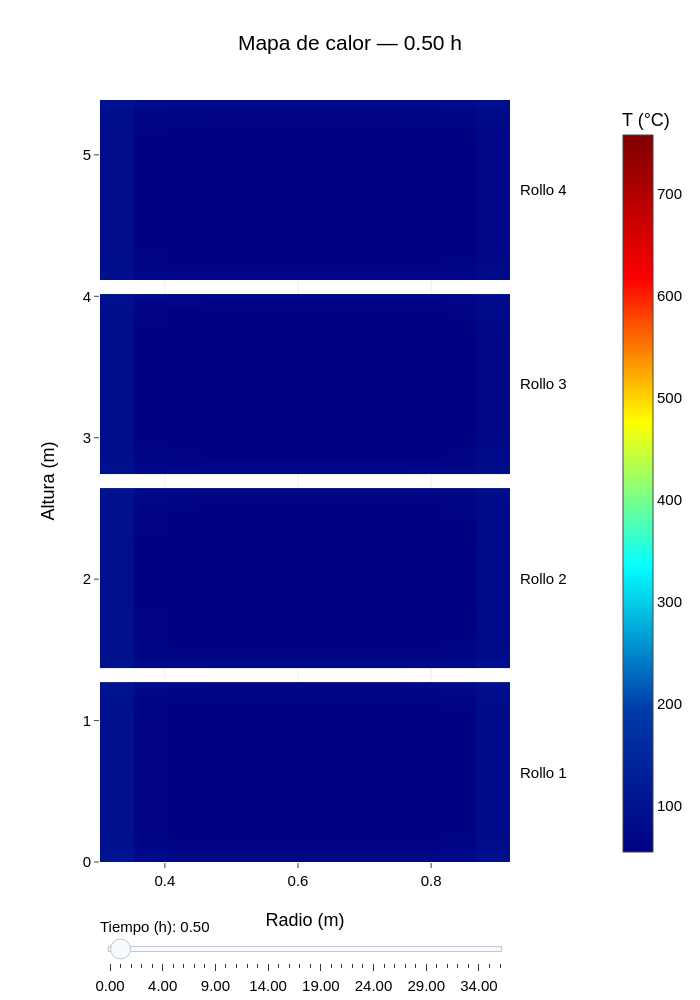

The notebook cell saved with this chart:
### Markdown cell above
### Settings — Heatmap

Configura el tiempo inicial, los tiempos del selector y el diseño del mapa de calor.

### Code cell
# Snapshots share the simulator's time grid; no extra simulation is needed.
heatmap_time_hr = 0.5
snapshot_times_hr = np.unique(np.concatenate((
    [0.0, heatmap_time_hr, simulator.times[-1] / 3600.0],
    np.arange(1.0, simulator.times[-1] / 3600.0, 1.0),
)))
snapshot_indices = np.unique([
    int(np.argmin(np.abs(simulator.times / 3600.0 - time_hr)))
    for time_hr in snapshot_times_hr
])
initial_index = int(np.argmin(np.abs(simulator.times / 3600.0 - heatmap_time_hr)))
initial_step = int(np.flatnonzero(snapshot_indices == initial_index)[0])

# Histories already store one section: (height, radius, time).
sections_c = [history - 273.15 for history in simulator.results_by_coil]
if not all(np.isfinite(section).all() for section in sections_c):
    raise ValueError("La simulación contiene temperaturas no finitas; revisar la estabilidad antes de graficar.")
color_min = min(float(section.min()) for section in sections_c)
color_max = max(float(section.max()) for section in sections_c)
if color_max == color_min:
    color_max = color_min + 1.0

# Cell edges ensure the heatmap covers the physical dimensions exactly.
coil_meshes = []
stack_height = 0.0
for current_coil in furnace.coils:
    _, height_count, radial_count = current_coil.points.shape
    radial_edges = np.linspace(current_coil.inner_radius, current_coil.outer_radius, radial_count + 1)
    height_edges = stack_height + np.linspace(0, current_coil.height, height_count + 1)
    coil_meshes.append((radial_edges, height_edges))
    stack_height += current_coil.height + furnace.coil_sep_height
stack_height -= furnace.coil_sep_height


def coil_heatmaps(time_index):
    return [
        go.Heatmap(
            x=radial_edges,
            y=height_edges,
            z=section[:, :, time_index],
            coloraxis="coloraxis",
            zsmooth=False,
            name=f"Rollo {current_coil.coil_num}",
            hovertemplate=(
                f"Rollo {current_coil.coil_num}<br>"
                "Radio: %{x:.3f} m<br>Altura: %{y:.3f} m<br>"
                "Temperatura: %{z:.1f} °C<extra></extra>"
            ),
        )
        for current_coil, section, (radial_edges, height_edges)
        in zip(furnace.coils, sections_c, coil_meshes)
    ]


def heatmap_title(time_index):
    return f"Mapa de calor — {simulator.times[time_index] / 3600.0:.2f} h"


heatmap_fig = go.Figure(data=coil_heatmaps(initial_index))
heatmap_fig.frames = [
    go.Frame(
        name=str(int(time_index)),
        data=coil_heatmaps(time_index),
        traces=list(range(len(furnace.coils))),
        layout={"title": {"text": heatmap_title(time_index)}},
    )
    for time_index in snapshot_indices
]
heatmap_fig.update_layout(
    title={"text": heatmap_title(initial_index), "x": 0.5, "xanchor": "center"},
    width=700,
    height=1000,
    template="none",
    font={"family": "Arial", "size": 15, "color": "black"},
    margin={"t": 100, "b": 130, "l": 100, "r": 140},
    xaxis={"title": {"text": "Radio (m)"}, "zeroline": False},
    yaxis={"title": {"text": "Altura (m)"}, "range": [0, stack_height], "zeroline": False},
    coloraxis={
        "colorscale": "Jet", "cmin": color_min, "cmax": color_max,
        "colorbar": {"title": {"text": "T (°C)"}, "x": 1.25},
    },
    annotations=[
        {
            "x": 1.02, "xref": "paper", "y": (height_edges[0] + height_edges[-1]) / 2,
            "yref": "y", "text": f"Rollo {current_coil.coil_num}",
            "showarrow": False, "xanchor": "left",
        }
        for current_coil, (_, height_edges) in zip(furnace.coils, coil_meshes)
    ],
    sliders=[{
        "active": initial_step,
        "currentvalue": {"prefix": "Tiempo (h): "},
        "pad": {"t": 50},
        "steps": [
            {
                "label": f"{simulator.times[time_index] / 3600.0:.2f}",
                "method": "animate",
                "args": [[str(int(time_index))], {
                    "mode": "immediate", "frame": {"duration": 0, "redraw": True},
                    "transition": {"duration": 0},
                }],
            }
            for time_index in snapshot_indices
        ],
    }],
)

### Figure 1 — Plotly figure (JSON) as saved in the notebook; plotly's stock layout.template omitted (floating-point values rounded to 4 significant figures; data arrays with more than 128 entries replaced by an {"elided": "..."} marker saying what was removed)
{"data": [{"coloraxis": "coloraxis", "hovertemplate": "Rollo 1<br>Radio: %{x:.3f} m<br>Altura: %{y:.3f} m<br>Temperatura: %{z:.1f} °C<extra></extra>", "name": "Rollo 1", "type": "heatmap", "x": [0.3025, 0.3538, 0.4052, 0.4565, 0.5078, 0.5592, 0.6105, 0.6618, 0.7132, 0.7645, 0.8158, 0.8672, 0.9185], "y": [0.0, 0.05088, 0.1018, 0.1526, 0.2035, 0.2544, 0.3053, 0.3562, 0.407, 0.4579, 0.5088, 0.5597, 0.6106, 0.6614, 0.7123, 0.7632, 0.8141, 0.865, 0.9158, 0.9667, 1.018, 1.068, 1.119, 1.17, 1.221, 1.272], "z": {"elided": "25x12 float values"}, "zsmooth": false}, {"coloraxis": "coloraxis", "hovertemplate": "Rollo 2<br>Radio: %{x:.3f} m<br>Altura: %{y:.3f} m<br>Temperatura: %{z:.1f} °C<extra></extra>", "name": "Rollo 2", "type": "heatmap", "x": [0.3025, 0.3538, 0.4052, 0.4565, 0.5078, 0.5592, 0.6105, 0.6618, 0.7132, 0.7645, 0.8158, 0.8672, 0.9185], "y": [1.372, 1.423, 1.474, 1.525, 1.576, 1.626, 1.677, 1.728, 1.779, 1.83, 1.881, 1.932, 1.983, 2.033, 2.084, 2.135, 2.186, 2.237, 2.288, 2.339, 2.39, 2.44, 2.491, 2.542, 2.593, 2.644], "z": {"elided": "25x12 float values"}, "zsmooth": false}, {"coloraxis": "coloraxis", "hovertemplate": "Rollo 3<br>Radio: %{x:.3f} m<br>Altura: %{y:.3f} m<br>Temperatura: %{z:.1f} °C<extra></extra>", "name": "Rollo 3", "type": "heatmap", "x": [0.3025, 0.3538, 0.4052, 0.4565, 0.5078, 0.5592, 0.6105, 0.6618, 0.7132, 0.7645, 0.8158, 0.8672, 0.9185], "y": [2.744, 2.795, 2.846, 2.897, 2.948, 2.998, 3.049, 3.1, 3.151, 3.202, 3.253, 3.304, 3.355, 3.405, 3.456, 3.507, 3.558, 3.609, 3.66, 3.711, 3.762, 3.812, 3.863, 3.914, 3.965, 4.016], "z": {"elided": "25x12 float values"}, "zsmooth": false}, {"coloraxis": "coloraxis", "hovertemplate": "Rollo 4<br>Radio: %{x:.3f} m<br>Altura: %{y:.3f} m<br>Temperatura: %{z:.1f} °C<extra></extra>", "name": "Rollo 4", "type": "heatmap", "x": [0.3025, 0.3538, 0.4052, 0.4565, 0.5078, 0.5592, 0.6105, 0.6618, 0.7132, 0.7645, 0.8158, 0.8672, 0.9185], "y": [4.116, 4.167, 4.218, 4.269, 4.32, 4.37, 4.421, 4.472, 4.523, 4.574, 4.625, 4.676, 4.727, 4.777, 4.828, 4.879, 4.93, 4.981, 5.032, 5.083, 5.134, 5.184, 5.235, 5.286, 5.337, 5.388], "z": {"elided": "25x12 float values"}, "zsmooth": false}], "layout": {"annotations": [{"showarrow": false, "text": "Rollo 1", "x": 1.02, "xanchor": "left", "xref": "paper", "y": 0.636, "yref": "y"}, {"showarrow": false, "text": "Rollo 2", "x": 1.02, "xanchor": "left", "xref": "paper", "y": 2.008, "yref": "y"}, {"showarrow": false, "text": "Rollo 3", "x": 1.02, "xanchor": "left", "xref": "paper", "y": 3.38, "yref": "y"}, {"showarrow": false, "text": "Rollo 4", "x": 1.02, "xanchor": "left", "xref": "paper", "y": 4.752, "yref": "y"}], "coloraxis": {"cmax": 757.3, "cmin": 55, "colorbar": {"title": {"text": "T (°C)"}, "x": 1.25}, "colorscale": [[0, "rgb(0,0,131)"], [0.2, "rgb(0,60,170)"], [0.4, "rgb(5,255,255)"], [0.6, "rgb(255,255,0)"], [0.8, "rgb(250,0,0)"], [1, "rgb(128,0,0)"]]}, "font": {"color": "black", "family": "Arial", "size": 15}, "height": 1000, "margin": {"b": 130, "l": 100, "r": 140, "t": 100}, "sliders": [{"active": 1, "currentvalue": {"prefix": "Tiempo (h): "}, "pad": {"t": 50}, "steps": [{"args": [["0"], {"frame": {"duration": 0, "redraw": true}, "mode": "immediate", "transition": {"duration": 0}}], "label": "0.00", "method": "animate"}, {"args": [["72"], {"frame": {"duration": 0, "redraw": true}, "mode": "immediate", "transition": {"duration": 0}}], "label": "0.50", "method": "animate"}, {"args": [["144"], {"frame": {"duration": 0, "redraw": true}, "mode": "immediate", "transition": {"duration": 0}}], "label": "1.00", "method": "animate"}, {"args": [["288"], {"frame": {"duration": 0, "redraw": true}, "mode": "immediate", "transition": {"duration": 0}}], "label": "2.00", "method": "animate"}, {"args": [["432"], {"frame": {"duration": 0, "redraw": true}, "mode": "immediate", "transition": {"duration": 0}}], "label": "3.00", "method": "animate"}, {"args": [["576"], {"frame": {"duration": 0, "redraw": true}, "mode": "immediate", "transition": {"duration": 0}}], "label": "4.00", "method": "animate"}, {"args": [["720"], {"frame": {"duration": 0, "redraw": true}, "mode": "immediate", "transition": {"duration": 0}}], "label": "5.00", "method": "animate"}, {"args": [["864"], {"frame": {"duration": 0, "redraw": true}, "mode": "immediate", "transition": {"duration": 0}}], "label": "6.00", "method": "animate"}, {"args": [["1008"], {"frame": {"duration": 0, "redraw": true}, "mode": "immediate", "transition": {"duration": 0}}], "label": "7.00", "method": "animate"}, {"args": [["1152"], {"frame": {"duration": 0, "redraw": true}, "mode": "immediate", "transition": {"duration": 0}}], "label": "8.00", "method": "animate"}, {"args": [["1296"], {"frame": {"duration": 0, "redraw": true}, "mode": "immediate", "transition": {"duration": 0}}], "label": "9.00", "method": "animate"}, {"args": [["1440"], {"frame": {"duration": 0, "redraw": true}, "mode": "immediate", "transition": {"duration": 0}}], "label": "10.00", "method": "animate"}, {"args": [["1584"], {"frame": {"duration": 0, "redraw": true}, "mode": "immediate", "transition": {"duration": 0}}], "label": "11.00", "method": "animate"}, {"args": [["1728"], {"frame": {"duration": 0, "redraw": true}, "mode": "immediate", "transition": {"duration": 0}}], "label": "12.00", "method": "animate"}, {"args": [["1872"], {"frame": {"duration": 0, "redraw": true}, "mode": "immediate", "transition": {"duration": 0}}], "label": "13.00", "method": "animate"}, {"args": [["2016"], {"frame": {"duration": 0, "redraw": true}, "mode": "immediate", "transition": {"duration": 0}}], "label": "14.00", "method": "animate"}, {"args": [["2160"], {"frame": {"duration": 0, "redraw": true}, "mode": "immediate", "transition": {"duration": 0}}], "label": "15.00", "method": "animate"}, {"args": [["2304"], {"frame": {"duration": 0, "redraw": true}, "mode": "immediate", "transition": {"duration": 0}}], "label": "16.00", "method": "animate"}, {"args": [["2448"], {"frame": {"duration": 0, "redraw": true}, "mode": "immediate", "transition": {"duration": 0}}], "label": "17.00", "method": "animate"}, {"args": [["2592"], {"frame": {"duration": 0, "redraw": true}, "mode": "immediate", "transition": {"duration": 0}}], "label": "18.00", "method": "animate"}, {"args": [["2736"], {"frame": {"duration": 0, "redraw": true}, "mode": "immediate", "transition": {"duration": 0}}], "label": "19.00", "method": "animate"}, {"args": [["2880"], {"frame": {"duration": 0, "redraw": true}, "mode": "immediate", "transition": {"duration": 0}}], "label": "20.00", "method": "animate"}, {"args": [["3024"], {"frame": {"duration": 0, "redraw": true}, "mode": "immediate", "transition": {"duration": 0}}], "label": "21.00", "method": "animate"}, {"args": [["3168"], {"frame": {"duration": 0, "redraw": true}, "mode": "immediate", "transition": {"duration": 0}}], "label": "22.00", "method": "animate"}, {"args": [["3312"], {"frame": {"duration": 0, "redraw": true}, "mode": "immediate", "transition": {"duration": 0}}], "label": "23.00", "method": "animate"}, {"args": [["3456"], {"frame": {"duration": 0, "redraw": true}, "mode": "immediate", "transition": {"duration": 0}}], "label": "24.00", "method": "animate"}, {"args": [["3600"], {"frame": {"duration": 0, "redraw": true}, "mode": "immediate", "transition": {"duration": 0}}], "label": "25.00", "method": "animate"}, {"args": [["3744"], {"frame": {"duration": 0, "redraw": true}, "mode": "immediate", "transition": {"duration": 0}}], "label": "26.00", "method": "animate"}, {"args": [["3888"], {"frame": {"duration": 0, "redraw": true}, "mode": "immediate", "transition": {"duration": 0}}], "label": "27.00", "method": "animate"}, {"args": [["4032"], {"frame": {"duration": 0, "redraw": true}, "mode": "immediate", "transition": {"duration": 0}}], "label": "28.00", "method": "animate"}, {"args": [["4176"], {"frame": {"duration": 0, "redraw": true}, "mode": "immediate", "transition": {"duration": 0}}], "label": "29.00", "method": "animate"}, {"args": [["4320"], {"frame": {"duration": 0, "redraw": true}, "mode": "immediate", "transition": {"duration": 0}}], "label": "30.00", "method": "animate"}, {"args": [["4464"], {"frame": {"duration": 0, "redraw": true}, "mode": "immediate", "transition": {"duration": 0}}], "label": "31.00", "method": "animate"}, {"args": [["4608"], {"frame": {"duration": 0, "redraw": true}, "mode": "immediate", "transition": {"duration": 0}}], "label": "32.00", "method": "animate"}, {"args": [["4752"], {"frame": {"duration": 0, "redraw": true}, "mode": "immediate", "transition": {"duration": 0}}], "label": "33.00", "method": "animate"}, {"args": [["4896"], {"frame": {"duration": 0, "redraw": true}, "mode": "immediate", "transition": {"duration": 0}}], "label": "34.00", "method": "animate"}, {"args": [["5040"], {"frame": {"duration": 0, "redraw": true}, "mode": "immediate", "transition": {"duration": 0}}], "label": "35.00", "method": "animate"}, {"args": [["5084"], {"frame": {"duration": 0, "redraw": true}, "mode": "immediate", "transition": {"duration": 0}}], "label": "35.30", "method": "animate"}]}], "title": {"text": "Mapa de calor — 0.50 h", "x": 0.5, "xanchor": "center"}, "width": 700, "xaxis": {"title": {"text": "Radio (m)"}, "zeroline": false}, "yaxis": {"range": [0, 5.388], "title": {"text": "Altura (m)"}, "zeroline": false}}}
